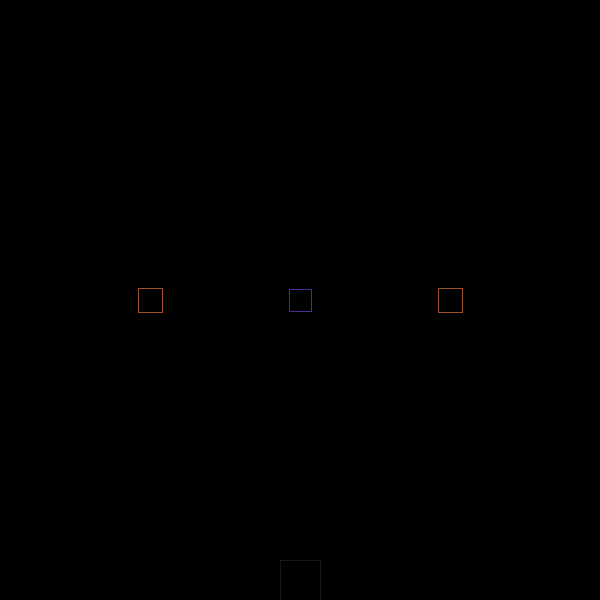
Frame 1 (no input)
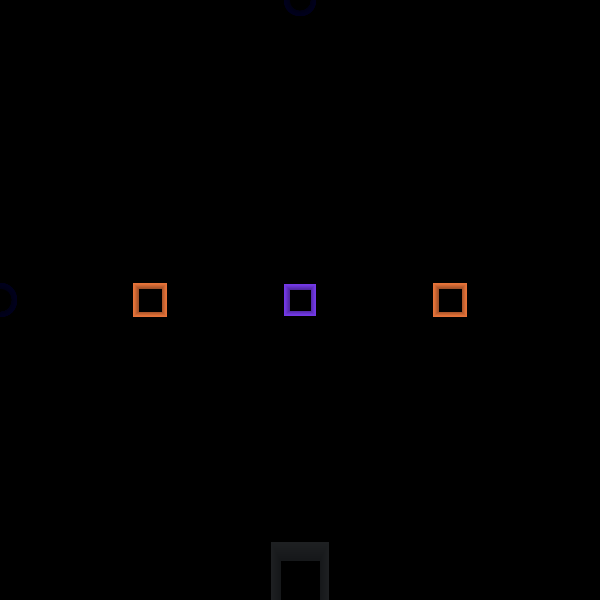
Frame 60 (the mouse pressed at the canvas centre just before this capture)
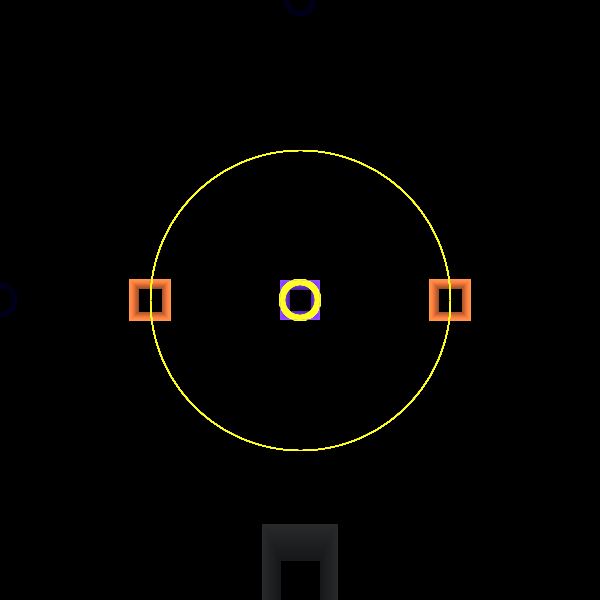
Frame 120 (the mouse held since frame 60 and released just before this capture)

The Processing sketch that drew these frames (run headless with seeded random() and noise(); from frame 60 on, the mouse is pressed at the canvas centre):

// Processing sketch: processing_35569
// ── processing_35569.pde

void setup(){
  size(600,600);
  background(0,0,0);
  smooth();
}

float x=20;



void draw(){
  
  noFill();
  stroke(x*4,x*2,x*8);
  rectMode(CENTER);
  rect(300,300,x+2,x+2);
  stroke(x*8,x*4,x*2);
rect(150,300,x+4,x+4);
rect(450,300,x+4,x+4);
stroke(x+2,x+4,x+6);
rect(300,600,x*2,x*4);

 


  noFill();
  stroke(mouseX,mouseY,x);
  ellipse(300,mouseY,mouseX,mouseY);
  noFill();
  ellipse(300,mouseY,x+2,x+2);
  noFill();
  ellipse(mouseX,300,x+4,x+4);
  ellipse(mouseX,300,mouseX,mouseY);
 
  x=x+.15;
}

void mouseDragged(){
  x=mouseX;
  
 
}
